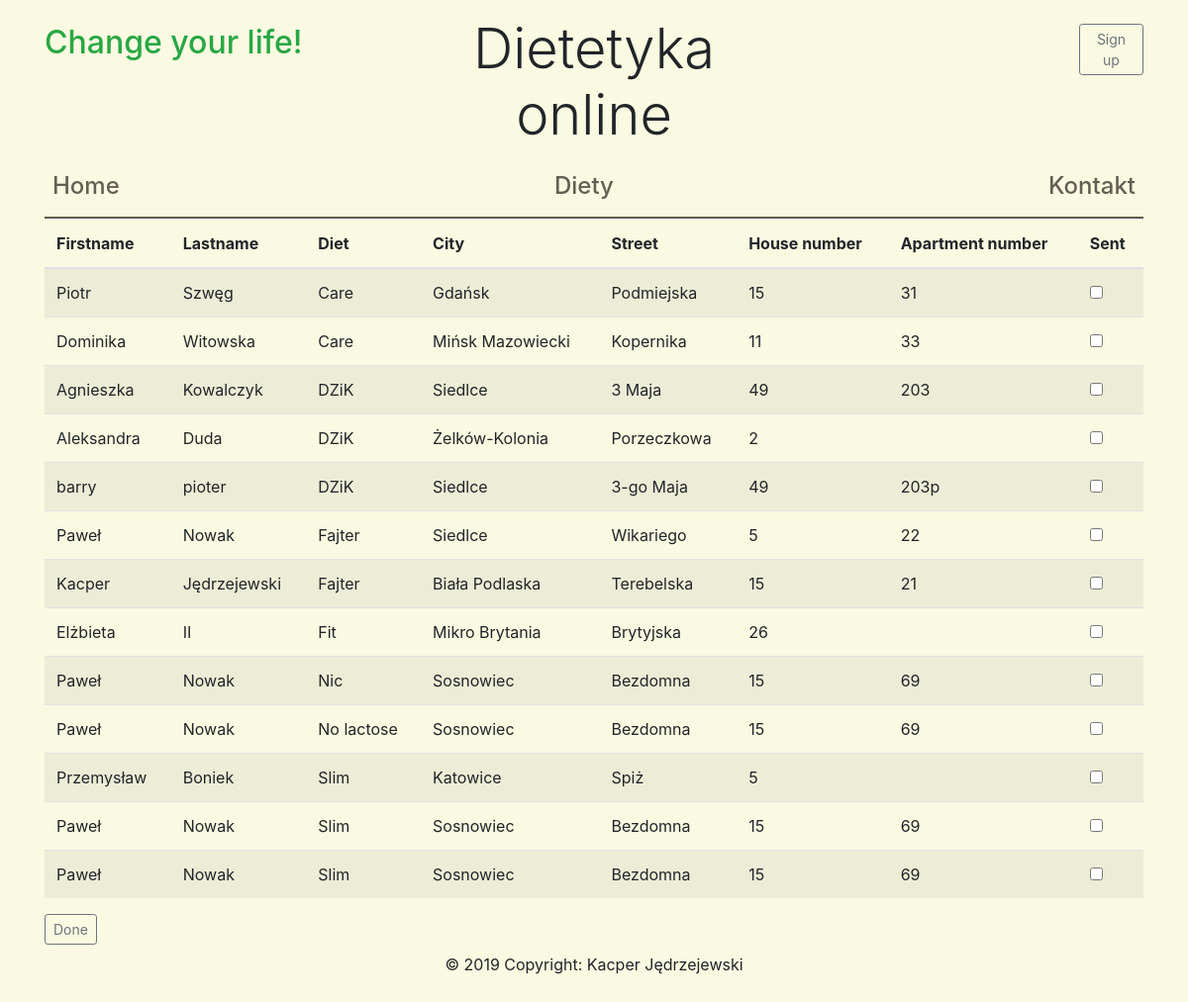
The page /wyslijZamowienia.php on the database as committed earlier.
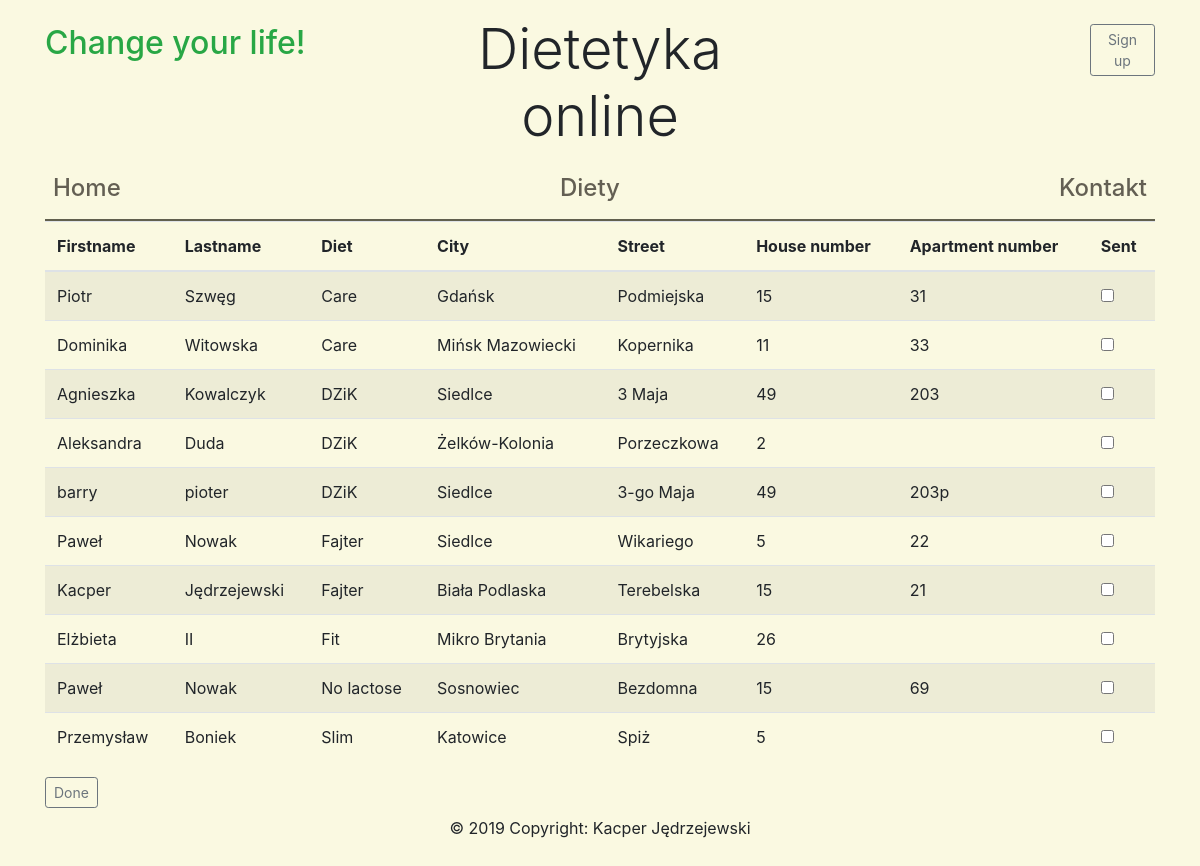
The same page on the database as committed later.
### tables this page shows
CREATE TABLE IF NOT EXISTS `zamowienia` (
  `id_zamowienia` INT NOT NULL AUTO_INCREMENT,
  `id_user` INT NOT NULL,
  `id_diety` INT NOT NULL,
  `czas_kupna` DATE NOT NULL,
  `czas_zakonczenia` DATE NOT NULL,
  `czas_ostatniej_wysylki` DATE NOT NULL,
  PRIMARY KEY (`id_zamowienia`),
  CONSTRAINT `fk_zamowienia_uzytkownicy1`
    FOREIGN KEY (`id_user`)
    REFERENCES `uzytkownicy` (`id_uzytkownika`)
    ON DELETE NO ACTION
    ON UPDATE NO ACTION,
  CONSTRAINT `fk_zamowienia_dieta1`
    FOREIGN KEY (`id_diety`)
    REFERENCES `diety` (`id_diety`)
    ON DELETE NO ACTION
    ON UPDATE NO ACTION);

CREATE TABLE IF NOT EXISTS `uzytkownicy` (
  `id_uzytkownika` INT NOT NULL AUTO_INCREMENT,
  `imie` VARCHAR(45) NOT NULL,
  `nazwisko` VARCHAR(45) NOT NULL,
  `email` VARCHAR(45) NOT NULL,
  `miasto` VARCHAR(45) NOT NULL,
  `ulica` VARCHAR(45) NOT NULL,
  `nr_domu` VARCHAR(45) NOT NULL,
  `nr_mieszkania` VARCHAR(45) NULL,
  `data_urodzenia` DATE NOT NULL,
  `plec` ENUM('M', "K") NOT NULL,
  `login` VARCHAR(45) NOT NULL,
  `password` VARCHAR(45) NOT NULL,
  `pracownik` INT(1) NOT NULL,
  `data_zarejestrowania` DATE NOT NULL,
  PRIMARY KEY (`id_uzytkownika`));

CREATE TABLE IF NOT EXISTS `diety` (
  `id_diety` INT NOT NULL AUTO_INCREMENT,
  `nazwa` VARCHAR(45) NOT NULL,
  `cena` INT NOT NULL,
  `opis` VARCHAR(512) NOT NULL,
  `kalorycznosc` INT NOT NULL,
  PRIMARY KEY (`id_diety`));

### wyslijZamowienia.php (the view, shortened to what this page needs)
<?php include 'header.php' ?>
<?php
  include 'config.php';
  $connect = new PDO($servername, $username, $password, $options);
  $today = date("Y-m-d");
  $sql = sprintf("
    SELECT zam.id_zamowienia, users.imie, users.nazwisko,diety.nazwa, users.miasto, users.ulica, users.nr_domu, users.nr_mieszkania
    FROM zamowienia as zam inner join uzytkownicy as users on zam.id_user = users.id_uzytkownika inner join diety on zam.id_diety = diety.id_diety
    WHERE czas_ostatniej_wysylki != '$today' AND
    czas_zakonczenia >= '$today'
    order by diety.nazwa;
  ");
  $statement = $connect->prepare($sql);
  $statement->execute();
  $result = $statement->fetchAll();
  echo '<form method="post">';
  echo "<table class='table table-striped'>";
  echo "<thead><tr><th>Firstname</th><th>Lastname</th><th>Diet</th><th>City</th><th>Street</th><th>House number</th><th>Apartment number</th><th>Sent</th></thead><tbody>";
  foreach ($result as $row) {
    echo "<tr>
      <td>".$row['imie']."</td><td>".$row['nazwisko']."</td><td>".$row['nazwa']."</td><td>".$row['miasto']."</td><td>".$row['ulica']."</td><td>".$row['nr_domu']."</td><td>".$row['nr_mieszkania']."</td>
      <td><input type='checkbox' name=".$row['id_zamowienia']." value='ok'></td>
    </tr>";
  }
  echo "</tbody></table>";
?>
<input type="submit" name="submit" value="Done" class="btn btn-sm btn-outline-secondary"></form>
<?php include 'footer.php'?>

### header.php (shortened to what this page needs)
<!DOCTYPE html>
<html lang="pl" dir="ltr">
  <head>
    <link rel="stylesheet" href="https://stackpath.bootstrapcdn.com/bootstrap/4.3.1/css/bootstrap.min.css">
  </head>
  <body>
    <div class = "container">
      <header class =  "blog-header py-3">
        <div class = "row">
          <div class = "col-4 pt-2 text-success"><h2>Change your life!</h2></div>
          <div class = "col-4 display-4 text-center">Dietetyka online</div>
          <div class = "col-3"></div>
          <div class = "col-1 justify-content-end pt-2">
            <?php
            if(isset($_SESSION['login'])){
              echo "Witaj, <b><a href='profil.php'>".$_SESSION['login']."</a></b>";
              echo '<a class = "btn btn-sm btn-outline-secondary" href = "logout.php">Logout</a>';
            }
              else{
                echo '<a class = "btn btn-sm btn-outline-secondary" href = "login.php">Sign up</a>';
              }
            ?>
          </div>
        </div>
      </header>
      <div class = "nav-scroller">
        <nav class = "nav d-flex justify-content-between">
          <a class = "p-2 nav_span" href = "index.php"><h4>Home</h4></a>
          <a class = "p-2 nav_span" href = "index.php#diety"><h4>Diety</h4></a>
          <a class = "p-2 nav_span" href = "kontakt.php"><h4>Kontakt</h4></a>
        </nav>
      </div>
      <div class = "row">
        <div class = "col-12">
          <span id = "pasek"></span>
        </div>
      </div>

### footer.php
<footer class="footer">
  <div class="footer-copyright text-center py-5 mx-auto">© 2019 Copyright: Kacper Jędrzejewski</div>
</footer>
</div>
</body>
</html>

Rows that differ between the two databases and show on the page:
removed zamowienia: id_user.imie "Paweł", id_user.nazwisko "Nowak", id_diety.nazwa "Nic", id_user.miasto "Sosnowiec", id_user.ulica "Bezdomna", id_user.nr_domu "15", id_user.nr_mieszkania "69"
removed zamowienia: id_user.imie "Paweł", id_user.nazwisko "Nowak", id_diety.nazwa "Slim", id_user.miasto "Sosnowiec", id_user.ulica "Bezdomna", id_user.nr_domu "15", id_user.nr_mieszkania "69"
removed zamowienia: id_user.imie "Paweł", id_user.nazwisko "Nowak", id_diety.nazwa "Slim", id_user.miasto "Sosnowiec", id_user.ulica "Bezdomna", id_user.nr_domu "15", id_user.nr_mieszkania "69"
